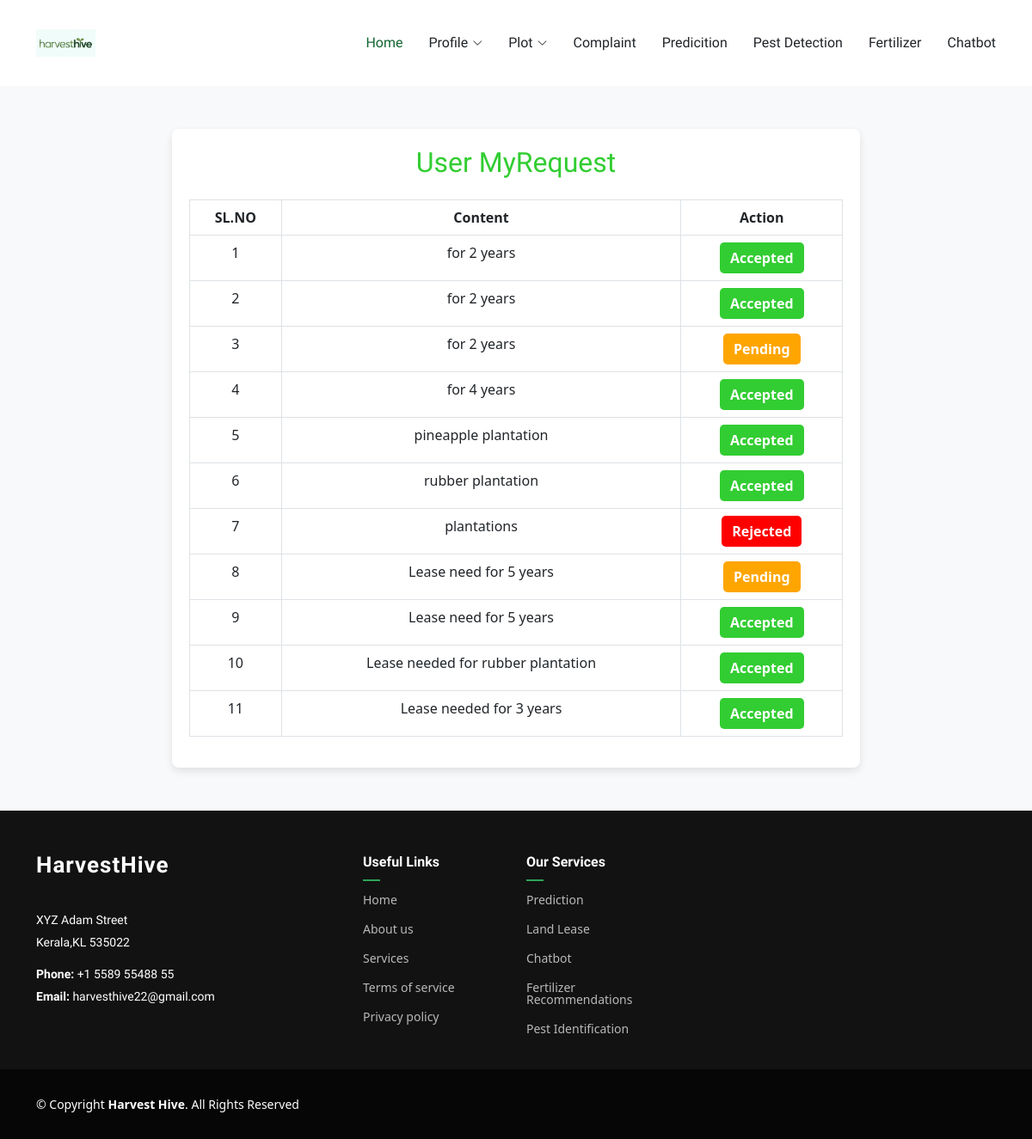
The app's page /User/myrequest/ (signed in) with its own data.
### User/models.py (models this page shows)
class tbl_addrequest(models.Model):
     req_content=models.CharField(max_length=30)
     user=models.ForeignKey(tbl_user,on_delete=models.CASCADE)
     plot=models.ForeignKey(tbl_plot,on_delete=models.CASCADE)
     req_status=models.IntegerField(default=0)

### User/views.py (the view)
# urls.py: path('myrequest/',views.myrequest,name="myrequest"),
def myrequest(request):
    if "uid" in request.session:
        req=tbl_addrequest.objects.all()
        return render(request,'User/Myrequest.html',{'req':req})
    else:
        return redirect("Guest:login")

### User/Templates/User/Myrequest.html (shortened to what this page needs)
{% extends 'User/Header.html' %}
{% load static %}
{% block content %}
<!DOCTYPE html>
<html lang="en">
<head>
    <link href="https://cdn.jsdelivr.net/npm/bootstrap@5.3.0/dist/css/bootstrap.min.css" rel="stylesheet">
</head>
<body>
    <div class="container">
        <div class="table-container">
            <h2 class="text-center mb-4" style="color: #32CD32;">User MyRequest</h2>
            <table class="table table-bordered text-center">
                <thead class="table-header">
                    <tr>
                        <th>SL.NO</th>
                        <th>Content</th>
                        <th>Action</th>
                    </tr>
                </thead>
                <tbody>
                    {% for i in req %}
                    <tr>
                        <td>{{ forloop.counter }}</td>
                        <td>{{ i.req_content }}</td>
                        <td>
                            {% if i.req_status == 1 %}
                                <span class="status-box status-accepted">Accepted</span>
                            {% elif i.req_status == 2 %}
                                <span class="status-box status-rejected">Rejected</span>
                            {% else %}
                                <span class="status-box status-pending">Pending</span>
                            {% endif %}
                        </td>
                    </tr>
                    {% empty %}
                    <tr>
                        <td colspan="3" class="text-muted">No requests found.</td>
                    </tr>
                    {% endfor %}
                </tbody>
            </table>
        </div>
    </div>
</body>
</html>
{% endblock content %}

### Guest/static/Main/assets/css/main.css (style rules this page uses)
:root { --default-font: "Open Sans", system-ui, -apple-system, "Segoe UI", Roboto, "Helvetica Neue", Arial, "Noto Sans", "Liberation Sans", sans-serif, "Apple Color Emoji", "Segoe UI Emoji", "Segoe UI Symbol", "Noto Color Emoji"; --heading-font: "Marcellus", sans-serif; --nav-font: "Marcellus", sans-serif; }
:root { --background-color: #ffffff; --default-color: #212529; --heading-color: #2d465e; --accent-color: #116530; --surface-color: #ffffff; --contrast-color: #ffffff; }
:root { --nav-color: #212529; --nav-hover-color: #116530; --nav-mobile-background-color: #ffffff; --nav-dropdown-background-color: #ffffff; --nav-dropdown-color: #212529; --nav-dropdown-hover-color: #116530; }
:root { scroll-behavior: smooth; }
body { color: var(--default-color); background-color: var(--background-color); font-family: var(--default-font); }
h1, h2, h3, h4, h5, h6 { color: var(--heading-color); font-family: var(--heading-font); }

### User/Templates/User/Myrequest.html (style rules this page uses)
body { background: #f8f9fa; }
.table-container { max-width: 800px; margin: 50px auto; background: white; padding: 20px; border-radius: 8px; box-shadow: 0 4px 10px rgba(0, 0, 0, 0.1); }
.table-header { background-color: #32CD32 !important; color: white !important; }
.status-box { display: inline-block; padding: 6px 12px; border-radius: 5px; font-weight: bold; color: white; }
.status-accepted { background-color: #32CD32; }
.status-rejected { background-color: red; }
.status-pending { background-color: orange; }

### records on screen
tbl_addrequest: req_content "for 2 years", req_status "Accepted"
tbl_addrequest: req_content "for 2 years", req_status "Accepted"
tbl_addrequest: req_content "for 2 years", req_status "Pending"
tbl_addrequest: req_content "for 4 years", req_status "Accepted"
tbl_addrequest: req_content "pineapple plantation", req_status "Accepted"
tbl_addrequest: req_content "rubber plantation", req_status "Accepted"
tbl_addrequest: req_content "plantations", req_status "Rejected"
tbl_addrequest: req_content "Lease need for 5 years", req_status "Pending"
tbl_addrequest: req_content "Lease need for 5 years", req_status "Accepted"
tbl_addrequest: req_content "Lease needed for rubber plantation", req_status "Accepted"
tbl_addrequest: req_content "Lease needed for 3 years", req_status "Accepted"
